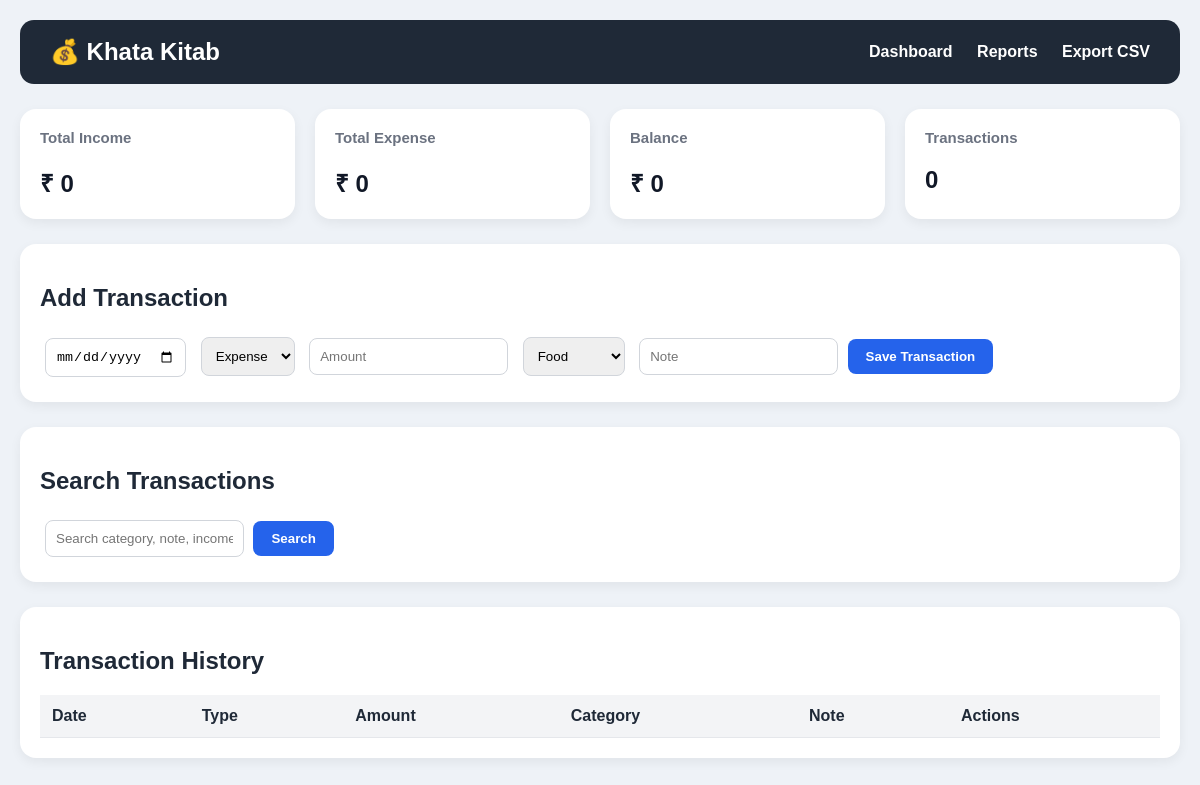
Before: / (signed in) with the older database file.
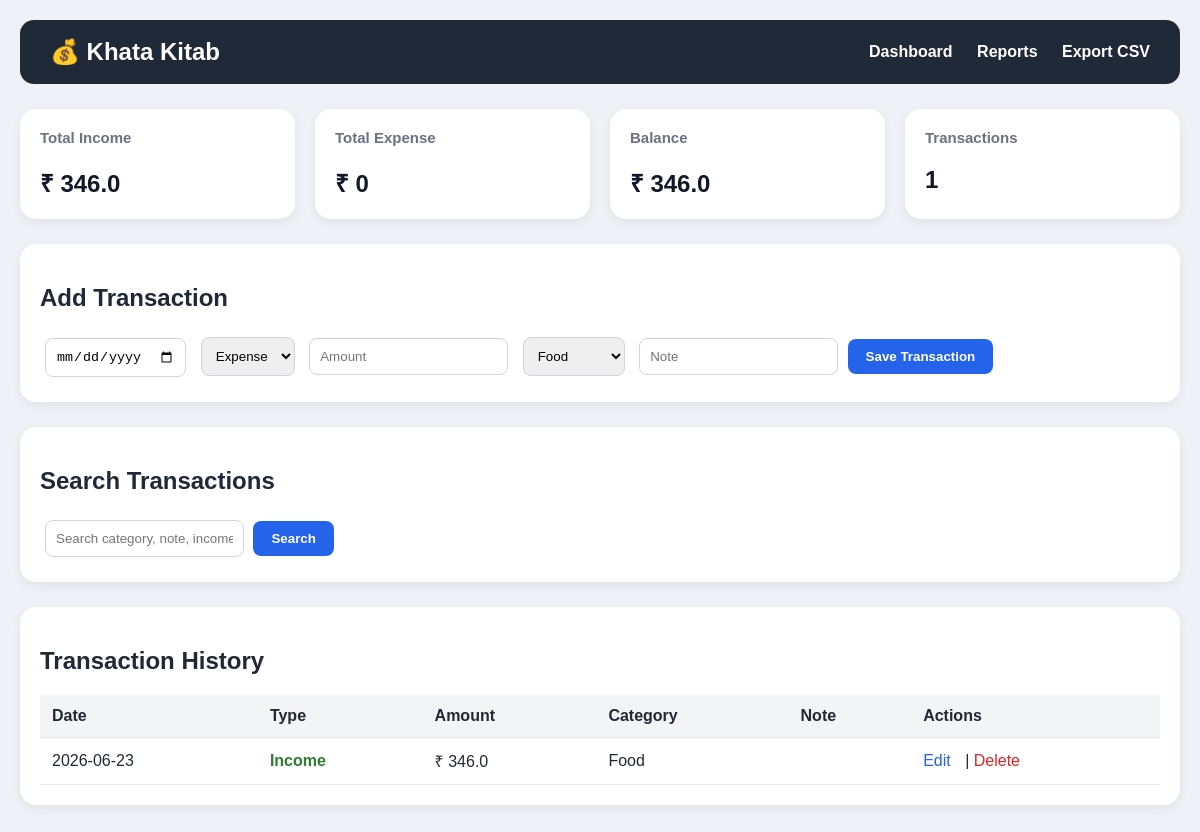
After: the same page with the newer database file.
### tables this page shows
CREATE TABLE transactions(
        id INTEGER PRIMARY KEY AUTOINCREMENT,
        transaction_date TEXT,
        transaction_type TEXT,
        amount REAL,
        category TEXT,
        note TEXT
    , user_id INTEGER);

### app.py (the view)
@app.route("/")
@login_required  # FIX: Protect home route
def home():
    search = request.args.get("search", "")
    user_id = current_user.id  # FIX: Get logged-in user's ID
    conn = get_db()
    cur = conn.cursor()
    if search:
        cur.execute("""
            SELECT *
            FROM transactions
            WHERE user_id=?
              AND (
                category LIKE ?
                OR note LIKE ?
                OR transaction_type LIKE ?
              )
            ORDER BY transaction_date DESC, id DESC
        """, (
            user_id,
            f"%{search}%",
            f"%{search}%",
            f"%{search}%"
        ))
    else:
        cur.execute("""
            SELECT *
            FROM transactions
            WHERE user_id=?
            ORDER BY transaction_date DESC, id DESC
        """, (user_id,))
    transactions = cur.fetchall()
    cur.execute("""
        SELECT COALESCE(SUM(amount), 0)
        FROM transactions
        WHERE transaction_type='Income' AND user_id=?
    """, (user_id,))
    total_income = cur.fetchone()[0]
    cur.execute("""
        SELECT COALESCE(SUM(amount), 0)
        FROM transactions
        WHERE transaction_type='Expense' AND user_id=?
    """, (user_id,))
    total_expense = cur.fetchone()[0]
    balance = total_income - total_expense
    cur.execute("""
        SELECT COUNT(*)
        FROM transactions
        WHERE user_id=?
    """, (user_id,))
    transaction_count = cur.fetchone()[0]
    conn.close()
    return render_template(
        "index.html",
        transactions=transactions,
        total_income=round(total_income, 2),
        total_expense=round(total_expense, 2),
        balance=round(balance, 2),
        transaction_count=transaction_count,
        search=search
    )

### app.py (called while the page is built)
def get_db():
    return sqlite3.connect("khatakitab.db")

@login_manager.user_loader
def load_user(user_id):
    conn = get_db()
    cur = conn.cursor()
    cur.execute("""
        SELECT id, name, email
        FROM users
        WHERE id=?
    """, (user_id,))
    row = cur.fetchone()
    conn.close()
    if row:
        return User(row[0], row[1], row[2])
    return None

### templates/index.html (shortened to what this page needs)
{% extends "layout.html" %}
{% block content %}
<div class="cards">
    <div class="card">
        <h3>Total Income</h3>
        <h2>₹ {{ total_income }}</h2>
    </div>
    <div class="card">
        <h3>Total Expense</h3>
        <h2>₹ {{ total_expense }}</h2>
    </div>
    <div class="card">
        <h3>Balance</h3>
        <h2>₹ {{ balance }}</h2>
    </div>
    <div class="card">
        <h3>Transactions</h3>
        <h2>{{ transaction_count }}</h2>
    </div>
</div>
<div class="form-card">
    <h2>Add Transaction</h2>
    <form action="/add" method="post">
        <input type="date"
               name="transaction_date"
               required>
        <select name="transaction_type">
            <option>Expense</option>
        </select>
        <input type="number"
               step="0.01"
               name="amount"
               placeholder="Amount"
               required>
        <select name="category">
            <option>Food</option>
        </select>
        <input type="text"
               name="note"
               placeholder="Note">
        <button type="submit">
            Save Transaction
        </button>
    </form>
</div>
<div class="form-card">
    <h2>Search Transactions</h2>
    <form method="GET">
        <input
            type="text"
            name="search"
            value="{{ search }}"
            placeholder="Search category, note, income, expense">
        <button type="submit">
            Search
        </button>
    </form>
</div>
<div class="history">
<h2>Transaction History</h2>
<table>
<tr>
    <th>Date</th>
    <th>Type</th>
    <th>Amount</th>
    <th>Category</th>
    <th>Note</th>
    <th>Actions</th>
</tr>
{% for t in transactions %}
<tr>
    <td>{{ t[1] }}</td>
    <td>
        {% if t[2] == 'Income' %}
            <span class="income">Income</span>
        {% else %}
            <span class="expense">Expense</span>
        {% endif %}
    </td>
    <td>₹ {{ t[3] }}</td>
    <td>{{ t[4] }}</td>
    <td>{{ t[5] }}</td>
    <td>
        <a class="edit"
           href="/edit/{{ t[0] }}">
            Edit
        </a>
        |
        <a class="delete"
           href="/delete/{{ t[0] }}">
            Delete
        </a>
    </td>
</tr>
{% endfor %}
</table>
</div>
{% endblock %}

### templates/layout.html (shortened to what this page needs)
<!DOCTYPE html>
<html>
<head>
    <link rel="stylesheet"
          href="{{ url_for('static', filename='style.css') }}">
</head>
<body>
    <div class="navbar">
        <div class="logo">
            💰 Khata Kitab
        </div>
        <div class="nav-links">
            <a href="/">Dashboard</a>
            <a href="/reports">Reports</a>
            <a href="/export">Export CSV</a>
        </div>
    </div>
    <div class="container">
        {% block content %}
        {% endblock %}
    </div>
</body>
</html>

### static/style.css (style rules this page uses)
body { font-family: Arial, sans-serif; background:#eef2f7; margin:0; padding:20px; color:#1f2937; }
.navbar { background:#1f2937; color:white; padding:18px 30px; display:flex; justify-content:space-between; align-items:center; border-radius:14px; margin-bottom:25px; }
.logo { font-size:24px; font-weight:bold; }
.nav-links a { color:white; text-decoration:none; margin-left:20px; font-weight:600; }
.container { max-width:1200px; margin:auto; }
.cards { display:flex; flex-wrap:wrap; gap:20px; margin-bottom:25px; }
.card { background:white; padding:20px; border-radius:16px; flex:1; min-width:220px; box-shadow:0 4px 12px rgba(0,0,0,0.06); }
.card h3 { margin-top:0; color:#6b7280; font-size:15px; }
.card h2 { margin-bottom:0; color:#111827; }
.form-card { background:white; padding:20px; border-radius:16px; margin-bottom:25px; box-shadow:0 4px 12px rgba(0,0,0,0.06); }
.history { background:white; padding:20px; border-radius:16px; margin-bottom:25px; box-shadow:0 4px 12px rgba(0,0,0,0.06); }
input, select { padding:10px; margin:5px; border:1px solid #d1d5db; border-radius:8px; }
button { background:#2563eb; color:white; border:none; padding:10px 18px; border-radius:8px; cursor:pointer; font-weight:bold; }
table { width:100%; border-collapse:collapse; }
th { background:#f3f4f6; }
th, td { padding:12px; border-bottom:1px solid #e5e7eb; text-align:left; }
.income { color:#2e7d32; font-weight:bold; }
.edit { color:#2563eb; text-decoration:none; margin-right:10px; }
.delete { color:#dc2626; text-decoration:none; }

Changed rows visible on the page:
added transactions: transaction_date "2026-06-23", transaction_type "Income", amount "346.0", category "Food"
Other visible differences:
{{ total_income }}: "0" → "346.0"
{{ balance }}: "0" → "346.0"
{{ transaction_count }}: "0" → "1"
